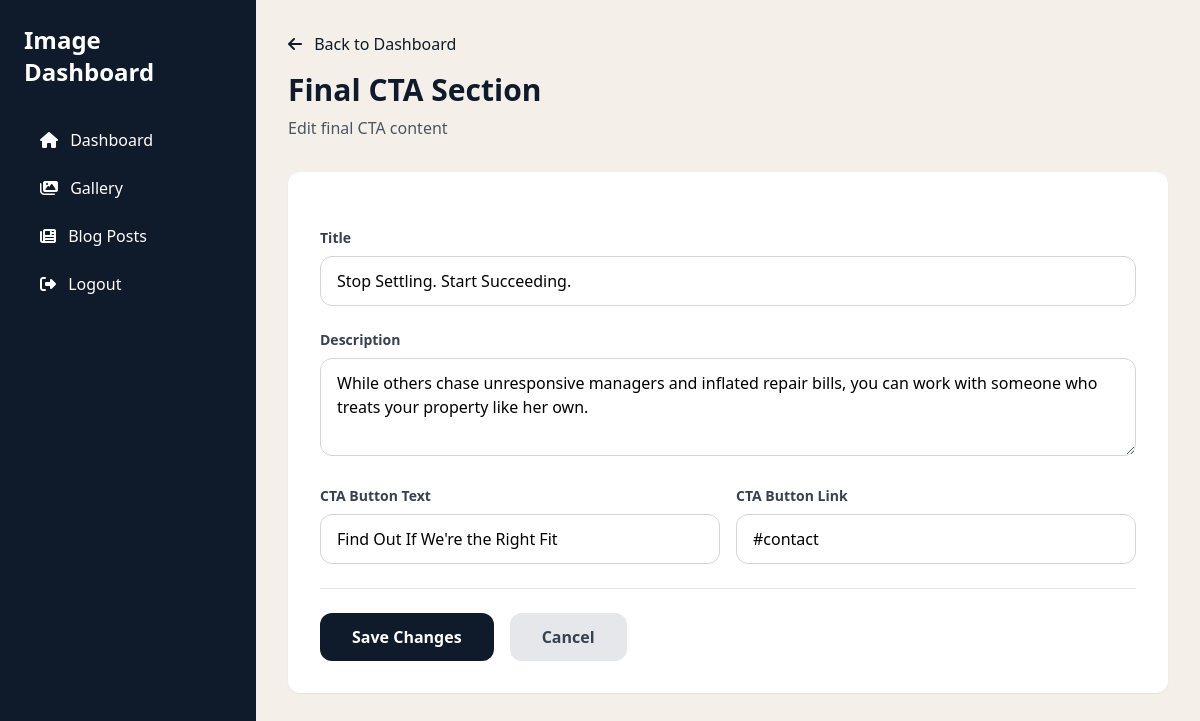
Page /dashboard/final-cta/ (signed in) on the committed database.
### myApp/models.py (models this page shows, shortened)
class FinalCTASection(models.Model):
    title = models.CharField(max_length=200, default="Stop Settling. Start Succeeding.")
    description = models.TextField(default="While others chase unresponsive managers and inflated repair bills, you can work with someone who treats your property like her own.")
    cta_text = models.CharField(max_length=100, default="Show Me How This Actually Works")
    cta_link = models.CharField(max_length=200, default="#contact")
    updated_at = models.DateTimeField(auto_now=True)
    class Meta:
        verbose_name = "Final CTA Section"
        verbose_name_plural = "Final CTA Section"
    @classmethod
    def get_instance(cls):
        obj, created = cls.objects.get_or_create(pk=1)
        return obj

### myApp/dashboard_views.py (the view, shortened to what this page needs)
# urls.py: path('final-cta/', dashboard_views.final_cta_edit, name='final_cta_edit'),
@login_required
def final_cta_edit(request):
    final_cta = FinalCTASection.get_instance()
    return render(request, 'myApp/dashboard/final_cta_edit.html', {
        'final_cta': final_cta
    })

### myApp/templates/myApp/dashboard/final_cta_edit.html (shortened to what this page needs)
{% extends "myApp/dashboard/base.html" %}
{% load static %}
{% block content %}
<div class="mb-8">
    <a href="{% url 'dashboard:index' %}" class="text-navy hover:underline mb-4 inline-block">
        <i class="fas fa-arrow-left mr-2"></i> Back to Dashboard
    </a>
    <h2 class="text-3xl font-bold text-navy mb-2">Final CTA Section</h2>
    <p class="text-gray-600">Edit final CTA content</p>
</div>
<form method="post" class="bg-white rounded-xl shadow-sm p-8 space-y-6">
    <div>
        <label class="block text-sm font-semibold text-gray-700 mb-2">Title</label>
        <input type="text" name="title" value="{{ final_cta.title|default:'' }}"
               placeholder="Stop Settling. Start Succeeding."
               class="w-full px-4 py-3 border border-gray-300 rounded-xl focus:border-navy focus:outline-none focus:ring-2 focus:ring-navy/20">
    </div>
    <div>
        <label class="block text-sm font-semibold text-gray-700 mb-2">Description</label>
        <textarea name="description" rows="3"
                  placeholder="While others chase unresponsive managers and inflated repair bills..."
                  class="w-full px-4 py-3 border border-gray-300 rounded-xl focus:border-navy focus:outline-none focus:ring-2 focus:ring-navy/20">{{ final_cta.description|default:'' }}</textarea>
    </div>
    <div class="grid grid-cols-2 gap-4">
        <div>
            <label class="block text-sm font-semibold text-gray-700 mb-2">CTA Button Text</label>
            <input type="text" name="cta_text" value="{{ final_cta.cta_text|default:'Show Me How This Actually Works' }}"
                   class="w-full px-4 py-3 border border-gray-300 rounded-xl focus:border-navy focus:outline-none focus:ring-2 focus:ring-navy/20">
        </div>
        <div>
            <label class="block text-sm font-semibold text-gray-700 mb-2">CTA Button Link</label>
            <input type="text" name="cta_link" value="{{ final_cta.cta_link|default:'#contact' }}"
                   class="w-full px-4 py-3 border border-gray-300 rounded-xl focus:border-navy focus:outline-none focus:ring-2 focus:ring-navy/20">
        </div>
    </div>
    <div class="flex gap-4 pt-6 border-t">
        <button type="submit" class="bg-navy text-white px-8 py-3 rounded-xl font-semibold hover:bg-navy/90 transition">
            Save Changes
        </button>
        <a href="{% url 'dashboard:index' %}" class="bg-gray-200 text-gray-700 px-8 py-3 rounded-xl font-semibold hover:bg-gray-300 transition">
            Cancel
        </a>
    </div>
</form>
{% endblock %}

### rows in the picture
FinalCTASection: title "Stop Settling. Start Succeeding.", description "While others chase unresponsive managers and inflated repair bills, you can work with someone who treats your property like her own.", cta_text "Find Out If We're the Right Fit", cta_link "#contact"
